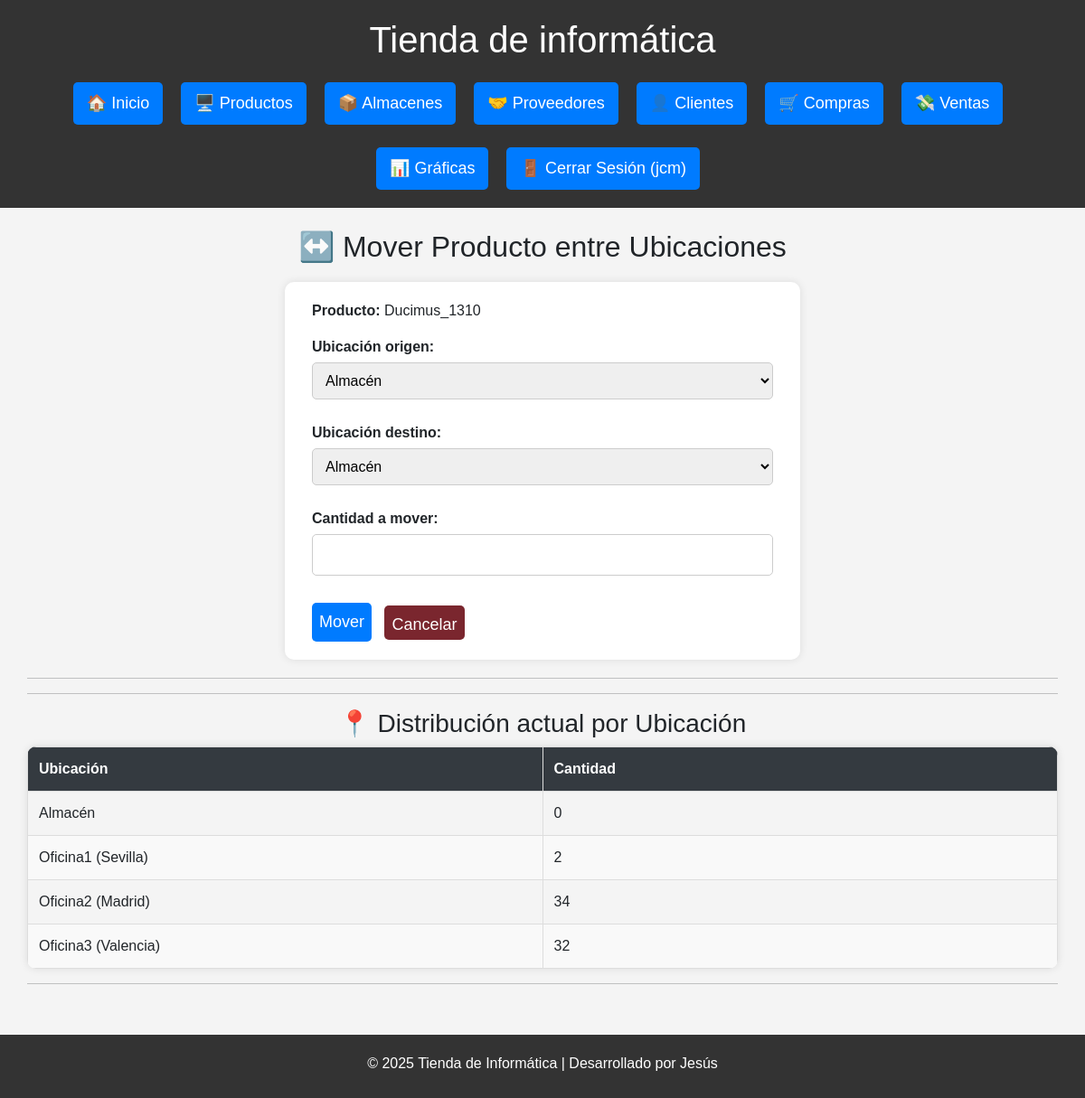
/mover_producto?producto_id=1 (signed in), run on the app's committed database.
### db.py (models this page shows)
class Producto(Base):
    __tablename__ = "Producto"
    id = Column(Integer, primary_key=True)
    nombre = Column(String(150), unique=True, nullable=False)
    descripcion = Column(Text)
    categoria_id = Column(Integer, ForeignKey('Categoria.id'), nullable=True)
    precio = Column(Numeric(10, 2), nullable=False)
    stock = Column(Integer, default=0)
    cantidad_total = Column(Integer, default=30)
    fecha_creacion = Column(DateTime, default=func.now())
    categoria = relationship('Categoria', backref=backref('productos', lazy=True))
    ventas = relationship("DetalleVenta", back_populates="producto")

class Ubicacion(Base):
    __tablename__ = "Ubicacion"
    id = Column(Integer, primary_key=True)
    nombre = Column(String(100), unique=True, nullable=False)

### routes/almacenes.py (the view, shortened to what this page needs)
@almacenes_bp.route('/mover_producto', methods=['GET', 'POST'])
@login_required
def mover_producto():
    producto_id = request.args.get("producto_id")
    ubicaciones = sesion.query(Ubicacion).all()
    producto = sesion.query(Producto).get(producto_id) if producto_id else None
    return render_template("almacenes/mover_producto.html", producto=producto, ubicaciones=ubicaciones)

### db.py (called while the page is built)
def login_required(f):
    @wraps(f)
    def decorated_function(*args, **kwargs):
        if 'usuario' not in session:
            flash('Por favor, inicie sesión para acceder a esta página.', 'error')
            return redirect(url_for('login'))
        return f(*args, **kwargs)
    return decorated_function

### templates/almacenes/mover_producto.html (shortened to what this page needs)
{% extends 'base.html' %}
{% block content %}
<h2>↔️ Mover Producto entre Ubicaciones</h2>
{% if producto %}
<form method="POST">
    <p><strong>Producto:</strong> {{ producto.nombre }}</p>
    <label for="origen_id">Ubicación origen:</label>
    <select name="origen_id" required>
        {% for ubicacion in ubicaciones %}
            <option value="{{ ubicacion.id }}">{{ ubicacion.nombre }}</option>
        {% endfor %}
    </select>
    <label for="destino_id">Ubicación destino:</label>
    <select name="destino_id" required>
        {% for ubicacion in ubicaciones %}
            <option value="{{ ubicacion.id }}">{{ ubicacion.nombre }}</option>
        {% endfor %}
    </select>
    <label for="cantidad">Cantidad a mover:</label>
    <input type="number" name="cantidad" min="1" required>
    <button type="submit" class="btn btn_primary">Mover</button>
    <a href="{{ url_for('almacenes.ver_almacenes') }}" class="btn btn-cancel">Cancelar</a>
</form>
<hr>
{% set cantidades_por_ubicacion = {} %}
{% for entry in producto.ubicaciones_stock %}
    {% set _ = cantidades_por_ubicacion.update({entry.ubicacion.id: entry.cantidad}) %}
{% endfor %}
<hr>
<h3>📍 Distribución actual por Ubicación</h3>
<table class="tabla-estilizada">
    <thead>
        <tr>
            <th>Ubicación</th>
            <th>Cantidad</th>
        </tr>
    </thead>
    <tbody>
        {% for ubicacion in ubicaciones %}
        <tr>
            <td>{{ ubicacion.nombre }}</td>
            <td>{{ cantidades_por_ubicacion.get(ubicacion.id, 0) }}</td>
        </tr>
        {% endfor %}
    </tbody>
</table>
<hr>
{% else %}
    <p>⚠️ No se ha seleccionado un producto.</p>
{% endif %}
{% endblock %}

### static/estilos.css (style rules this page uses)
html, body { height: 100%; margin: 0; padding: 0; font-family: Arial, sans-serif; background-color: #f4f4f4; text-align: center; }
body { overflow-x: hidden; }
form { width: 50%; margin: 20px auto; background: white; padding: 20px 30px; border-radius: 10px; box-shadow: 0 0 10px rgba(0,0,0,0.1); text-align: left; }
form input, form textarea, form select { width: 100%; padding: 10px; margin-top: 5px; margin-bottom: 15px; border: 1px solid #ccc; border-radius: 5px; box-sizing: border-box; font-size: 16px; }
label { font-weight: bold; display: block; margin-top: 10px; }
button, .btn { background: #007BFF; color: white; padding: 8px; border: none; margin-top: 15px; cursor: pointer; font-size: 18px; border-radius: 5px; transition: 0.3s; text-decoration: none; display: inline-block; margin-right: 10px; }
.btn-cancel { background-color: #7a262e; height: 38px; }
.tabla-estilizada { width: 100%; border-collapse: collapse; border-radius: 10px; overflow: hidden; box-shadow: 0 0 10px rgba(0,0,0,0.1); table-layout: fixed; }
.tabla-estilizada thead { background-color: #343a40; color: white; font-weight: bold; }
.tabla-estilizada th, .tabla-estilizada td { padding: 12px; border: 1px solid #ddd; text-align: left; max-width: 200px; word-wrap: break-word; white-space: normal; }
.tabla-estilizada tr:nth-child(even) { background-color: #f9f9f9; }

### data on the page
Producto: nombre "Ducimus_1310"
Ubicacion: nombre "Almacén", get "0"
Ubicacion: nombre "Oficina1 (Sevilla)", get "2"
Ubicacion: nombre "Oficina2 (Madrid)", get "34"
Ubicacion: nombre "Oficina3 (Valencia)", get "32"

### other printed values
{{ session['usuario'] }} "jcm"
form field origen_id "Almacén"
form field destino_id "Almacén"
